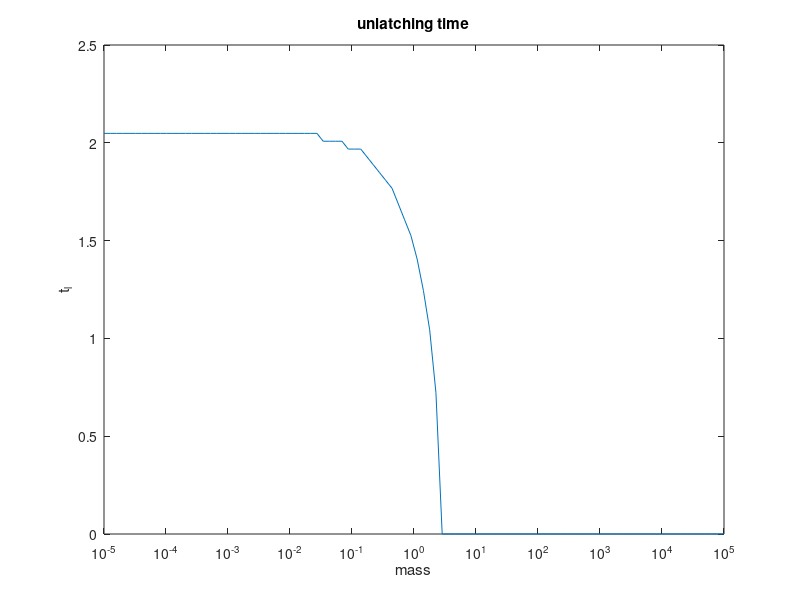
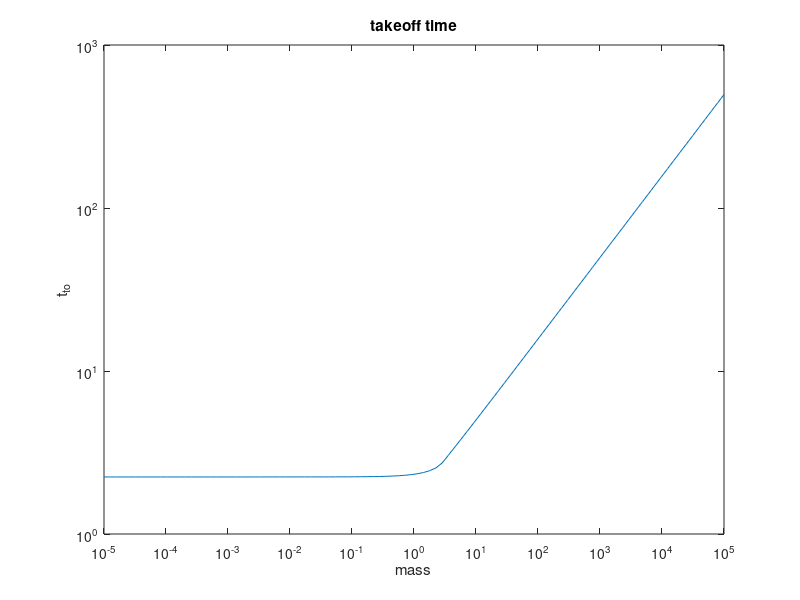
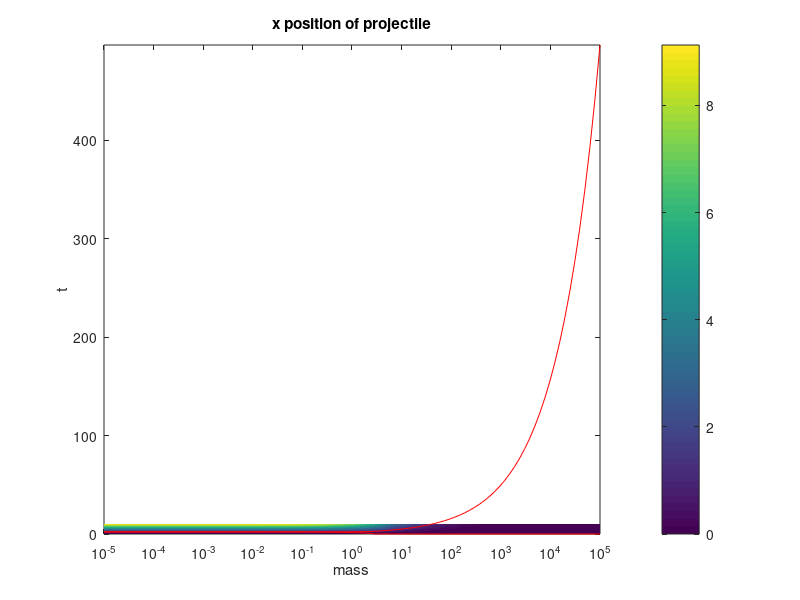
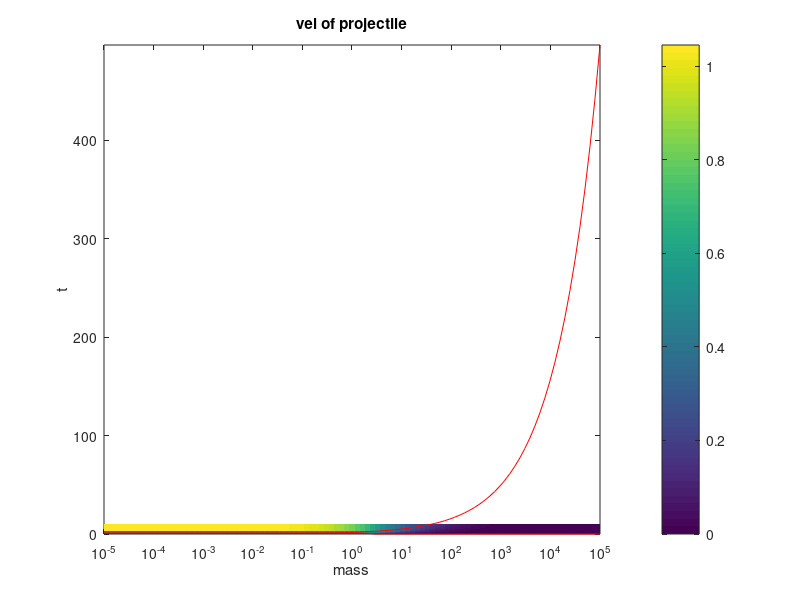

Write MATLAB code to recreate these figures, in order.
clearvars;
close all;

plot_y = false;
plot_x = false;
plot_tl = true;
plot_vto = false;
plot_tto = true;
plot_xl = true;
plot_vl = true;
plot_al = true;

%% Load all parameters from a file
p = load('params');

%% y (horizontal) position of latch, wrt time
y = min(p.v0 * p.t + 0.5 * p.F_l / p.m_l * (p.t.^2), p.R - eps);
y_dot = p.v0 + p.F_l / p.m_l * p.t;
y_ddot = p.F_l / p.m_l;

if plot_y
    figure(1);
    hold on;
    plot(p.t, y, 'b');
    plot(p.t, y_dot, 'r');
    plot(p.t, y_ddot, 'g');
    title('y (horiz) kinematics of latch')
    xlabel('t');
    ylabel('pos (b), vel (r), acc (g)');
end

%% x position of projectile while in contact w/latch
x = p.R * (1 - sqrt(1 - (y / p.R).^2));

if plot_x
    figure(2);
    hold on;
    plot(p.t, x, 'b');
    title('x kinematics of projectile in contact w/latch')
    xlabel('t');
    ylabel('pos (b), vel (r), acc (g)');
end

% v of projectile while in contact w/latch
v = y .* y_dot ./ (p.R * sqrt(1 - (y / p.R).^2));

if plot_x
    plot(p.t, v, 'r');
end

% a of projectile while in contact w/latch
a = 1 ./ (p.R * sqrt(1 - (y / p.R).^2)) .* (y_dot.^2 + y .* y_ddot + y.^2 .* y_dot.^2 ./ (p.R^2 - y.^2));

if plot_x
%     plot(p.t, a, 'g');
end

%% calculates t_l, time of latch release
% do this for all masses (this is ok since previous expressions don't
% depend on mass)
[q, num_times] = size(p.t);
[q, num_mass] = size(p.m);
t_l_index = 1 * ones(1, num_mass);
min_val = inf * ones(1, num_mass);

% find the roots of the function that finds t_l
for m=1:num_mass
    for i=1:num_times
        cur_val = abs((p.m(m) + p.m_spr/3) .* a(i) + x(i) - 1);
        if(cur_val < min_val(m))
            t_l_index(m) = max(1, i - 1);
            min_val(m) = cur_val;
        end
    end
end

% change those into times
% if a root wasn't found, it'll default to t_l = 0

t_l = p.t(t_l_index);

if plot_tl
    figure(3);
    plot(p.m, t_l);
    set(gca,'XScale', 'log');
    title('unlatching time')
    xlabel('mass');
    ylabel('t_l');
end

%% calculate v_to: velocity when projectile loses contact with spring
xl = x(t_l_index);
vl = v(t_l_index);
v_to = sqrt(vl.^2 + 1 ./ (p.m + p.m_spr / 3) .* (1 - xl).^2);

if plot_vto
    figure(4);
    plot(p.m, v_to);
    set(gca,'XScale', 'log');
    set(gca,'YScale', 'log');
    title('takeoff velocity')
    xlabel('mass');
    ylabel('v_{to}');
end

%% position after latch release
x_r = (ones(1, num_times))' * (1 * ones(1, num_mass));
v_r = x_r;
a_r = x_r;
t_to = ones(1, num_mass);

for i=1:num_mass
    m = p.m(i);
    m_sqrt = sqrt(m + p.m_spr / 3);
    
    phi = atan(m_sqrt * vl(i) / (1 - xl(i))) - (t_l(i)) ./ m_sqrt;
    x_r(:, i) = 1 - (v_to(i) * m_sqrt * cos(p.t / m_sqrt + phi));
    v_r(:, i) = v_to(i) * sin(p.t / m_sqrt + phi);
    a_r(:, i) = v_to(i) / m_sqrt * cos(p.t / m_sqrt + phi);
    
    t_to(i) = m_sqrt * (pi / 2 - phi);
end

if plot_tto
    figure(5);
    plot(p.m, t_to);
    set(gca,'XScale', 'log');
    set(gca,'YScale', 'log');
    title('takeoff time')
    xlabel('mass');
    ylabel('t_{to}');
end

x_l = x' * ones(1, num_mass);
v_l = v' * ones(1, num_mass);
a_l = a' * ones(1, num_mass);

for m=1:num_mass
    for t=1:num_times
        if p.t(t) >= t_l(m)
            x_l(t, m) = 0;
            v_l(t, m) = 0;
            a_l(t, m) = 0;
        end
    end
end

t_to_index = ones(1, num_mass);
for m=1:num_mass
    min_diff = abs(t_to(m) - p.t(1));
    for t=2:num_times
        curr_diff = abs(t_to(m) - p.t(t));
        if curr_diff < min_diff
            t_to_index(m) = t;
            min_diff = curr_diff;
        end
    end
end

xto = 0 * ones(1, num_mass);
vto = 0 * ones(1, num_mass);

for m=1:num_mass
    xto(m) = x_r(t_to_index(m), m);
    vto(m) = v_r(t_to_index(m), m);
end

for m=1:num_mass
    for t=1:num_times
        if p.t(t) < t_l(m)
            x_r(t, m) = 0;
            v_r(t, m) = 0;
            a_r(t, m) = 0;
        end
        if p.t(t) > t_to(m)
            x_r(t, m) = xto(m) + vto(m) * (p.t(t) - t_to(m));
            v_r(t, m) = vto(m);
            a_r(t, m) = 0;
        end
    end
end

if plot_xl
    figure(6);
    xr_plot = pcolor(p.m, p.t, x_l + x_r);
    set(gca,'XScale', 'log');
    set(xr_plot, 'EdgeColor', 'none');
    colorbar;
    title('x position of projectile')
    xlabel('mass');
    ylabel('t');
    hold on;
    plot(p.m, t_l, 'r');
    plot(p.m, t_to, 'r');
end

if plot_vl
    figure(7);
    vr_plot = pcolor(p.m, p.t, v_l + v_r);
    set(gca,'XScale', 'log');
    set(vr_plot, 'EdgeColor', 'none');
    colorbar;
    title('vel of projectile')
    xlabel('mass');
    ylabel('t');
    hold on;
    plot(p.m, t_l, 'r');
    plot(p.m, t_to, 'r');
end

if plot_al
    figure(8);
    ar_plot = pcolor(p.m, p.t, a_l + a_r);
    set(gca,'XScale', 'log');
    set(ar_plot, 'EdgeColor', 'none');
    colorbar;
    title('accel of projectile')
    xlabel('mass');
    ylabel('t');
    hold on;
    plot(p.m, t_l, 'r');
    plot(p.m, t_to, 'r');
end

if false
    figure(9);
    xyz_plot = pcolor(x_l + x_r, v_l + v_r, a_l + a_r);
    set(xyz_plot, 'EdgeColor', 'none');
    colorbar;
    title('pos / vel / acc')
    xlabel('pos');
    ylabel('vel');
end